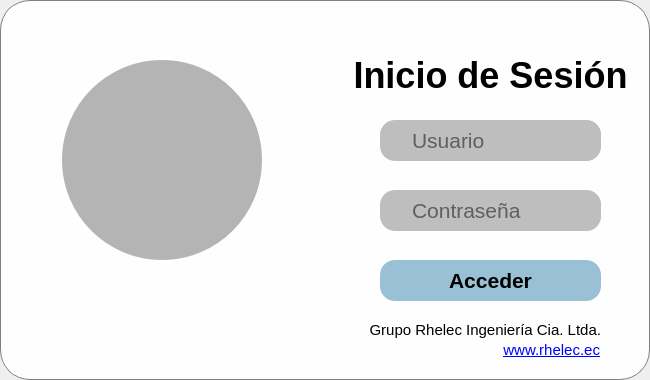
<?xml version="1.0" encoding="UTF-8"?>
<ui version="4.0">
 <class>LoginWindow</class>
 <widget class="QMainWindow" name="LoginWindow">
  <property name="windowModality">
   <enum>Qt::NonModal</enum>
  </property>
  <property name="geometry">
   <rect>
    <x>0</x>
    <y>0</y>
    <width>650</width>
    <height>380</height>
   </rect>
  </property>
  <property name="minimumSize">
   <size>
    <width>650</width>
    <height>300</height>
   </size>
  </property>
  <property name="maximumSize">
   <size>
    <width>650</width>
    <height>400</height>
   </size>
  </property>
  <property name="font">
   <font>
    <family>Adobe Devanagari</family>
   </font>
  </property>
  <property name="mouseTracking">
   <bool>false</bool>
  </property>
  <property name="focusPolicy">
   <enum>Qt::NoFocus</enum>
  </property>
  <property name="windowTitle">
   <string>Iniciar Sesión - RHELEC</string>
  </property>
  <property name="windowIcon">
   <iconset>
    <normaloff>:/Images/ResourcesFolder/Imagenes/Logo_Lineas.png</normaloff>:/Images/ResourcesFolder/Imagenes/Logo_Lineas.png</iconset>
  </property>
  <property name="windowOpacity">
   <double>1.000000000000000</double>
  </property>
  <property name="toolTip">
   <string/>
  </property>
  <property name="whatsThis">
   <string/>
  </property>
  <property name="autoFillBackground">
   <bool>true</bool>
  </property>
  <property name="styleSheet">
   <string notr="true"/>
  </property>
  <property name="inputMethodHints">
   <set>Qt::ImhNone</set>
  </property>
  <property name="toolButtonStyle">
   <enum>Qt::ToolButtonTextUnderIcon</enum>
  </property>
  <property name="animated">
   <bool>true</bool>
  </property>
  <property name="tabShape">
   <enum>QTabWidget::Rounded</enum>
  </property>
  <widget class="QWidget" name="centralwidget">
   <property name="styleSheet">
    <string notr="true">QWidget {

background-color : rgba(255, 255, 255, 235);
border-radius:30;
border:1px solid gray;

}</string>
   </property>
   <widget class="QFrame" name="frame">
    <property name="geometry">
     <rect>
      <x>62</x>
      <y>60</y>
      <width>200</width>
      <height>200</height>
     </rect>
    </property>
    <property name="toolTip">
     <string/>
    </property>
    <property name="styleSheet">
     <string notr="true">QFrame{
background-color: rgba(180, 180, 180, 255);
border-radius:100;
image: url(:/Images/ResourcesFolder/Logo_Rhelec/Antenna.png);
border:0px;
}
</string>
    </property>
    <property name="frameShape">
     <enum>QFrame::StyledPanel</enum>
    </property>
    <property name="frameShadow">
     <enum>QFrame::Raised</enum>
    </property>
   </widget>
   <widget class="QLabel" name="label">
    <property name="geometry">
     <rect>
      <x>350</x>
      <y>60</y>
      <width>281</width>
      <height>31</height>
     </rect>
    </property>
    <property name="font">
     <font>
      <family>Arial</family>
      <pointsize>27</pointsize>
      <italic>false</italic>
      <bold>true</bold>
      <kerning>true</kerning>
     </font>
    </property>
    <property name="styleSheet">
     <string notr="true">QLabel{
background-color: rgba(255, 255, 255, 0);
border:0px;
}</string>
    </property>
    <property name="text">
     <string>Inicio de Sesión</string>
    </property>
    <property name="alignment">
     <set>Qt::AlignCenter</set>
    </property>
   </widget>
   <widget class="QLineEdit" name="txtUsername">
    <property name="geometry">
     <rect>
      <x>410</x>
      <y>120</y>
      <width>191</width>
      <height>41</height>
     </rect>
    </property>
    <property name="font">
     <font>
      <family>Arial</family>
      <pointsize>16</pointsize>
      <bold>false</bold>
     </font>
    </property>
    <property name="styleSheet">
     <string notr="true">border-radius:15px;
color: rgb(0, 0, 0);
background-color: rgb(190, 190, 190);
border:0px;</string>
    </property>
    <property name="text">
     <string/>
    </property>
    <property name="maxLength">
     <number>16</number>
    </property>
    <property name="cursorPosition">
     <number>0</number>
    </property>
    <property name="alignment">
     <set>Qt::AlignLeading|Qt::AlignLeft|Qt::AlignVCenter</set>
    </property>
    <property name="placeholderText">
     <string>Usuario</string>
    </property>
    <property name="cursorMoveStyle">
     <enum>Qt::LogicalMoveStyle</enum>
    </property>
   </widget>
   <widget class="QLabel" name="lblIconUsername">
    <property name="geometry">
     <rect>
      <x>386</x>
      <y>130</y>
      <width>21</width>
      <height>21</height>
     </rect>
    </property>
    <property name="styleSheet">
     <string notr="true">image: url(:/featherIcons/ResourcesFolder/featherIcons/user.svg);
background-color: rgb(190, 190, 190);
border-radius: 10px;
border:0px;</string>
    </property>
    <property name="text">
     <string/>
    </property>
   </widget>
   <widget class="QFrame" name="frameUsername">
    <property name="geometry">
     <rect>
      <x>380</x>
      <y>120</y>
      <width>221</width>
      <height>41</height>
     </rect>
    </property>
    <property name="styleSheet">
     <string notr="true">border-radius:15px;
color: rgb(0, 0, 0);
background-color: rgb(190, 190, 190);
border:0px;</string>
    </property>
    <property name="frameShape">
     <enum>QFrame::StyledPanel</enum>
    </property>
    <property name="frameShadow">
     <enum>QFrame::Raised</enum>
    </property>
   </widget>
   <widget class="QFrame" name="framePassword">
    <property name="geometry">
     <rect>
      <x>380</x>
      <y>190</y>
      <width>221</width>
      <height>41</height>
     </rect>
    </property>
    <property name="styleSheet">
     <string notr="true">border-radius:15px;
color: rgb(0, 0, 0);
background-color: rgb(190, 190, 190);
border:0px;</string>
    </property>
    <property name="frameShape">
     <enum>QFrame::StyledPanel</enum>
    </property>
    <property name="frameShadow">
     <enum>QFrame::Raised</enum>
    </property>
   </widget>
   <widget class="QLineEdit" name="txtPassword">
    <property name="geometry">
     <rect>
      <x>410</x>
      <y>190</y>
      <width>191</width>
      <height>41</height>
     </rect>
    </property>
    <property name="font">
     <font>
      <family>Arial</family>
      <pointsize>16</pointsize>
      <bold>false</bold>
     </font>
    </property>
    <property name="styleSheet">
     <string notr="true">border-radius:15px;
color: rgb(0, 0, 0);
background-color: rgb(190, 190, 190);
border:0px;</string>
    </property>
    <property name="text">
     <string/>
    </property>
    <property name="maxLength">
     <number>16</number>
    </property>
    <property name="echoMode">
     <enum>QLineEdit::Password</enum>
    </property>
    <property name="cursorPosition">
     <number>0</number>
    </property>
    <property name="alignment">
     <set>Qt::AlignLeading|Qt::AlignLeft|Qt::AlignVCenter</set>
    </property>
    <property name="placeholderText">
     <string>Contraseña</string>
    </property>
    <property name="cursorMoveStyle">
     <enum>Qt::LogicalMoveStyle</enum>
    </property>
   </widget>
   <widget class="QLabel" name="lblIconPassword">
    <property name="geometry">
     <rect>
      <x>386</x>
      <y>200</y>
      <width>21</width>
      <height>21</height>
     </rect>
    </property>
    <property name="styleSheet">
     <string notr="true">image: url(:/featherIcons/ResourcesFolder/featherIcons/lock.svg);
background-color: rgb(190, 190, 190);
border-radius: 10px;
border:0px;</string>
    </property>
    <property name="text">
     <string/>
    </property>
   </widget>
   <widget class="QFrame" name="frame_4">
    <property name="geometry">
     <rect>
      <x>38</x>
      <y>230</y>
      <width>251</width>
      <height>90</height>
     </rect>
    </property>
    <property name="styleSheet">
     <string notr="true">image: url(:/Images/ResourcesFolder/Logo_Rhelec/LetrasRhelec.png);
background-color: rgba(0, 0, 0, 0);
border:0px;</string>
    </property>
    <property name="frameShape">
     <enum>QFrame::StyledPanel</enum>
    </property>
    <property name="frameShadow">
     <enum>QFrame::Raised</enum>
    </property>
   </widget>
   <widget class="QPushButton" name="pbAcceder">
    <property name="geometry">
     <rect>
      <x>380</x>
      <y>260</y>
      <width>221</width>
      <height>41</height>
     </rect>
    </property>
    <property name="font">
     <font>
      <family>Arial</family>
      <pointsize>16</pointsize>
      <italic>false</italic>
      <bold>true</bold>
      <underline>false</underline>
      <strikeout>false</strikeout>
     </font>
    </property>
    <property name="styleSheet">
     <string notr="true">QPushButton{
	border-radius:15px;
	color: rgb(0, 0, 0);
background-color: rgb(154, 192, 213);
border:0px;
}
QPushButton:hover{
background-color: rgb(124, 162, 183);
}
QPushButton:pressed{
background-color: rgb(154, 192, 213);
}





</string>
    </property>
    <property name="text">
     <string>Acceder</string>
    </property>
   </widget>
   <widget class="QLabel" name="label_4">
    <property name="geometry">
     <rect>
      <x>350</x>
      <y>320</y>
      <width>251</width>
      <height>20</height>
     </rect>
    </property>
    <property name="font">
     <font>
      <family>Arial</family>
      <pointsize>11</pointsize>
     </font>
    </property>
    <property name="styleSheet">
     <string notr="true">background-color: rgba(0, 0, 0, 0);
border:0px;</string>
    </property>
    <property name="text">
     <string>Grupo Rhelec Ingeniería Cia. Ltda.</string>
    </property>
    <property name="alignment">
     <set>Qt::AlignRight|Qt::AlignTrailing|Qt::AlignVCenter</set>
    </property>
   </widget>
   <widget class="QLabel" name="lbl_webpage">
    <property name="geometry">
     <rect>
      <x>459</x>
      <y>340</y>
      <width>141</width>
      <height>20</height>
     </rect>
    </property>
    <property name="font">
     <font>
      <family>Arial</family>
      <pointsize>11</pointsize>
      <underline>true</underline>
     </font>
    </property>
    <property name="styleSheet">
     <string notr="true">color: rgb(35, 170, 242);
background-color: rgba(0, 0, 0, 0);
border:0px;</string>
    </property>
    <property name="text">
     <string>&lt;a href=&quot;https://www.rhelec.ec/&quot;&gt;www.rhelec.ec&lt;/a&gt;</string>
    </property>
    <property name="alignment">
     <set>Qt::AlignRight|Qt::AlignTrailing|Qt::AlignVCenter</set>
    </property>
    <property name="openExternalLinks">
     <bool>true</bool>
    </property>
   </widget>
   <widget class="QPushButton" name="pbClose">
    <property name="geometry">
     <rect>
      <x>610</x>
      <y>13</y>
      <width>21</width>
      <height>21</height>
     </rect>
    </property>
    <property name="styleSheet">
     <string notr="true">QPushButton{
	background-color: rgba(255, 255, 255, 0);
	image: url(:/featherIcons/ResourcesFolder/featherIcons/x-square.svg);
border:0px;
}
QPushButton:hover{
	background-color: rgba(200, 200, 200, 120);
	border-radius: 6px
}

QPushButton:pressed{
	background-color: rgba(180, 180, 180, 150);
	border-radius: 6px
}</string>
    </property>
    <property name="text">
     <string/>
    </property>
   </widget>
   <widget class="QPushButton" name="pbMinimize">
    <property name="geometry">
     <rect>
      <x>580</x>
      <y>13</y>
      <width>21</width>
      <height>21</height>
     </rect>
    </property>
    <property name="styleSheet">
     <string notr="true">QPushButton{
background-color: rgba(255, 255, 255, 0);
	image: url(:/featherIcons/ResourcesFolder/featherIcons/divide-square.svg);
border:0px;
}

QPushButton:hover{
	background-color: rgba(200, 200, 200, 120);
	border-radius: 6px
}

QPushButton:pressed{
	background-color: rgba(180, 180, 180, 150);
	border-radius: 6px
}</string>
    </property>
    <property name="text">
     <string/>
    </property>
   </widget>
   <zorder>frameUsername</zorder>
   <zorder>label</zorder>
   <zorder>txtUsername</zorder>
   <zorder>lblIconUsername</zorder>
   <zorder>framePassword</zorder>
   <zorder>txtPassword</zorder>
   <zorder>lblIconPassword</zorder>
   <zorder>pbAcceder</zorder>
   <zorder>label_4</zorder>
   <zorder>pbClose</zorder>
   <zorder>pbMinimize</zorder>
   <zorder>lbl_webpage</zorder>
   <zorder>frame</zorder>
   <zorder>frame_4</zorder>
  </widget>
 </widget>
 <resources>
  <include location="../resources.qrc"/>
 </resources>
 <connections/>
</ui>
